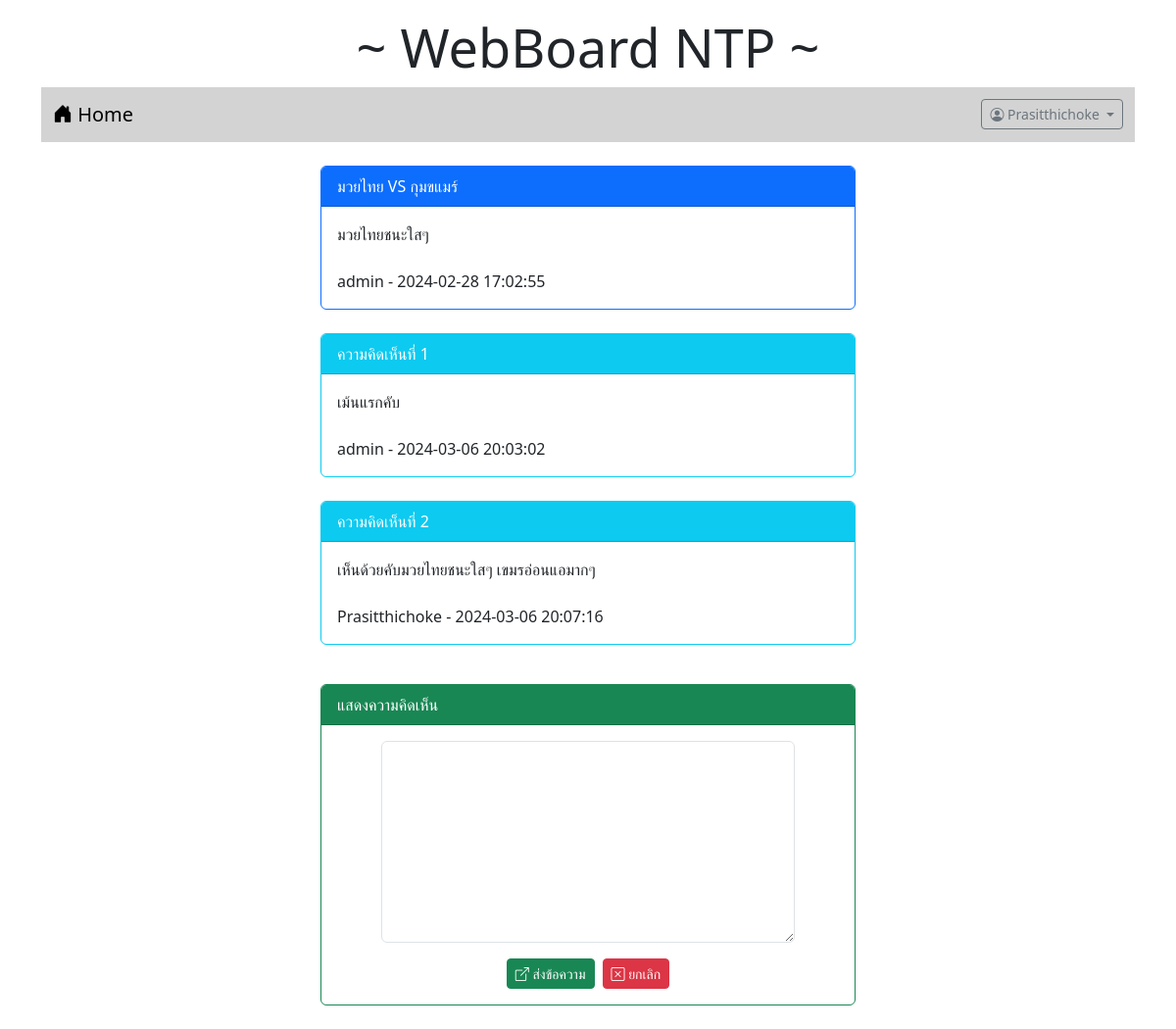
Page /post.php?id=2 (signed in) on the committed database.
### tables this page shows
CREATE TABLE `post` (
  `id` int(11) NOT NULL,
  `title` varchar(128) NOT NULL,
  `content` varchar(2048) NOT NULL,
  `post_date` datetime NOT NULL,
  `cat_id` int(11) NOT NULL,
  `user_id` int(11) NOT NULL
);

CREATE TABLE `user` (
  `id` int(11) NOT NULL,
  `login` varchar(32) NOT NULL,
  `password` varchar(64) NOT NULL,
  `name` varchar(64) NOT NULL,
  `gender` char(1) NOT NULL,
  `email` varchar(32) NOT NULL,
  `role` char(1) NOT NULL
);

CREATE TABLE `comment` (
  `id` int(11) NOT NULL,
  `content` mediumtext NOT NULL,
  `post_date` datetime NOT NULL,
  `user_id` int(11) NOT NULL,
  `post_id` int(11) NOT NULL
);

### post.php (the view, shortened to what this page needs)
<!DOCTYPE html>
<html lang="en">
<head>
    <link rel="stylesheet" href="bootstrap-5.3.2-dist/css/bootstrap.min.css">
    <link rel="stylesheet" href="https://cdn.jsdelivr.net/npm/bootstrap-icons@1.11.3/font/bootstrap-icons.min.css">
</head>
<body>
    <div class="container-lg">
    <h1 style="text-align: center;font-size: 54px;"class="mt-3">~ WebBoard NTP ~</h1>
        <?php include "nav.php" ?>
        <div class="row mt-4">
            <div class="col-lg-3 col-md-2 col-sm-1"></div>
            <div class="col-lg-6 col-md-8 col-sm-10">
                <?php
                    $conn=new PDO("mysql:host=localhost;dbname=webboard;charset=utf8","root","");
                    $sql="select post.title,post.content,post.post_date,user.login
                    from post inner join user on
                    (post.user_id = user.id) where post.id = $_GET[id]";
                    $result=$conn->query($sql);
                    while($row = $result->fetch()) {
                        echo "<div class='card border-primary'>";
                        echo "<div class='card-header bg-primary text-white'>$row[0]</div>";
                        echo "<div class='card-body'>$row[1]<br><br>$row[3] - $row[2]</div>";
                        echo "</div><br>";
                    }
                ?>
                <?php
                    $conn=new PDO("mysql:host=localhost;dbname=webboard;charset=utf8","root","");
                    $sql="select comment.content,comment.post_date,user.login
                    from comment inner join user on
                    (comment.user_id = user.id) where comment.post_id = $_GET[id]";
                    $result=$conn->query($sql);
                    $i = 1;
                    while($row = $result->fetch()) {
                        echo "<div class='card border-info'>";
                        echo "<div class='card-header bg-info text-white'>ความคิดเห็นที่ $i</div>";
                        echo "<div class='card-body'>$row[0]<br><br>$row[2] - $row[1]</div>";
                        echo "</div><br>";
                        $i = $i+1;
                    }
                ?>
                <?php if(isset($_SESSION['id'])) { ?>
                <div class="card border-success mt-3">
                    <div class="card-header bg-success text-white">แสดงความคิดเห็น</div>
                    <div class="card-body">
                        <form action="post_save.php" method="post">
                            <div class="row mb3 justify-content-center">
                                <div class="col-lg-10">
                                    <textarea name="comment" rows="8"
                                    class="form-control" require></textarea>
                                </div>
                            </div>
                            <div class="row mt-3">
                                <div class="col-lg-12 d-flex justify-content-center">
                                    <button type="submit" class="btn btn-success btn-sm text-white">
                                        <i class="bi bi-box-arrow-up-right"></i> ส่งข้อความ
                                    </button>
                                    <button type="reset" class="btn btn-danger btn-sm ms-2">
                                        <i class="bi bi-x-square"></i> ยกเลิก
                                    </button>
                                </div>
                            </div>
                        </form>
                    </div>
                </div>
                <?php } ?>
                <br>
            </div>
            <div class="col-lg-3 col-md-2 col-sm-1"></div>
        </div>
    </div>
</body>
</html>

### rows in the picture
post: title "มวยไทย VS กุมขแมร์", content "มวยไทยชนะใสๆ", user.login "admin", post_date "2024-02-28 17:02:55"
comment: content "เม้นแรกคับ", user.login "admin", post_date "2024-03-06 20:03:02"
comment: content "เห็นด้วยคับมวยไทยชนะใสๆ เขมรอ่อนแอมากๆ", user.login "Prasitthichoke", post_date "2024-03-06 20:07:16"

### other values in the picture
$_SESSION['username'] "Prasitthichoke"
